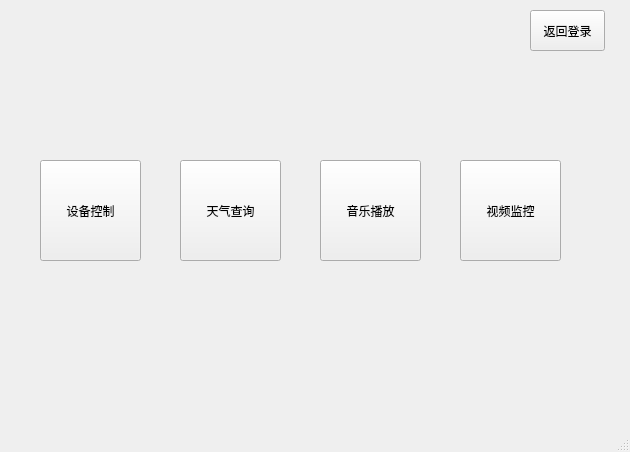
<?xml version="1.0" encoding="UTF-8"?>
<ui version="4.0">
 <class>SmartHome</class>
 <widget class="QMainWindow" name="SmartHome">
  <property name="geometry">
   <rect>
    <x>0</x>
    <y>0</y>
    <width>630</width>
    <height>452</height>
   </rect>
  </property>
  <property name="windowTitle">
   <string>SmartHome</string>
  </property>
  <widget class="QWidget" name="centralwidget">
   <widget class="QPushButton" name="pushButton_back">
    <property name="geometry">
     <rect>
      <x>530</x>
      <y>10</y>
      <width>75</width>
      <height>41</height>
     </rect>
    </property>
    <property name="text">
     <string>返回登录</string>
    </property>
   </widget>
   <widget class="QPushButton" name="pushButton_device">
    <property name="geometry">
     <rect>
      <x>40</x>
      <y>160</y>
      <width>101</width>
      <height>101</height>
     </rect>
    </property>
    <property name="text">
     <string>设备控制</string>
    </property>
   </widget>
   <widget class="QPushButton" name="pushButton_weather">
    <property name="geometry">
     <rect>
      <x>180</x>
      <y>160</y>
      <width>101</width>
      <height>101</height>
     </rect>
    </property>
    <property name="text">
     <string>天气查询</string>
    </property>
   </widget>
   <widget class="QPushButton" name="pushButton_music">
    <property name="geometry">
     <rect>
      <x>320</x>
      <y>160</y>
      <width>101</width>
      <height>101</height>
     </rect>
    </property>
    <property name="text">
     <string>音乐播放</string>
    </property>
   </widget>
   <widget class="QPushButton" name="pushButton_video">
    <property name="geometry">
     <rect>
      <x>460</x>
      <y>160</y>
      <width>101</width>
      <height>101</height>
     </rect>
    </property>
    <property name="text">
     <string>视频监控</string>
    </property>
   </widget>
  </widget>
  <widget class="QMenuBar" name="menubar">
   <property name="geometry">
    <rect>
     <x>0</x>
     <y>0</y>
     <width>630</width>
     <height>21</height>
    </rect>
   </property>
  </widget>
  <widget class="QStatusBar" name="statusbar"/>
 </widget>
 <resources/>
 <connections/>
</ui>
